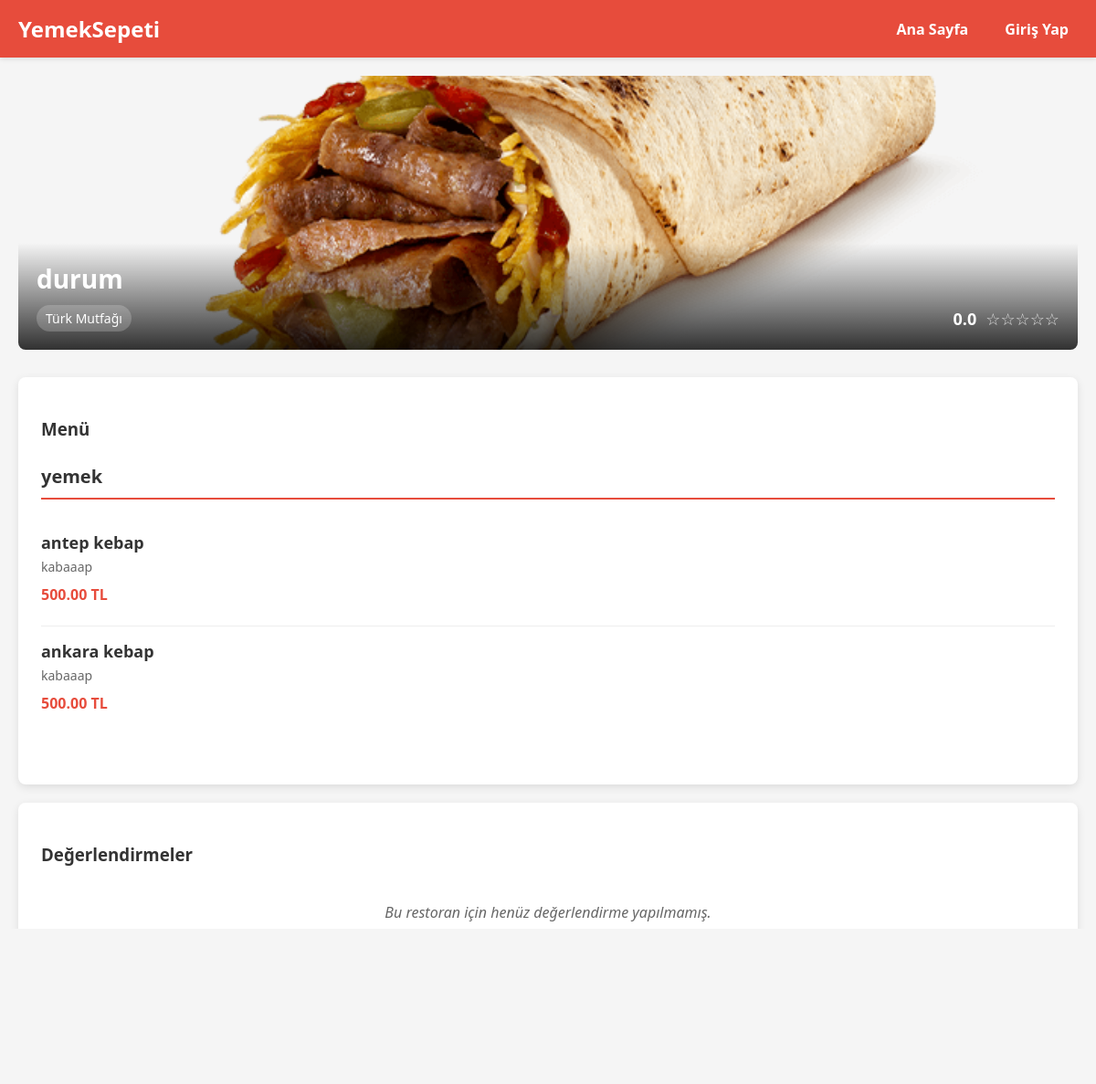
The page /restaurant/1 on the database its author committed.
### models.py (models this page shows, shortened)
class Restaurant(db.Model):
    id = db.Column(db.Integer, primary_key=True)
    user_id = db.Column(db.Integer, db.ForeignKey('user.id'), nullable=False)
    restaurant_name = db.Column(db.String(100), nullable=False)
    cuisine_type = db.Column(db.String(50), nullable=False)
    tax_id = db.Column(db.String(20), unique=True, nullable=False)
    is_approved = db.Column(db.Boolean, default=False)
    rating = db.Column(db.Float, default=0.0)
    created_at = db.Column(db.DateTime, default=lambda: datetime.now(timezone.utc))
    image_path = db.Column(db.String(255), nullable=True, default='default_restaurant.png')

class Menu(db.Model):
    id = db.Column(db.Integer, primary_key=True)
    restaurant_id = db.Column(db.Integer, db.ForeignKey('restaurant.id'), nullable=False)
    item_name = db.Column(db.String(100), nullable=False)
    description = db.Column(db.Text, nullable=True)
    price = db.Column(db.Float, nullable=False)
    is_available = db.Column(db.Boolean, default=True)
    category = db.Column(db.String(50), nullable=False, default = "diğer")  # e.g., 'appetizer', 'main course', 'dessert'
    restaurant = db.relationship('Restaurant', backref='menu_items')

### app.py (the view, shortened to what this page needs)
@app.route("/restaurant/<int:restaurant_id>")
def restaurant_menu(restaurant_id):
    restaurant = Restaurant.query.get_or_404(restaurant_id)
    if not restaurant.is_approved and ('user_type' not in session or session['user_type'] != 'admin'):
        flash('Bu restoran henüz onaylanmamıştır.', 'danger')
        return redirect(url_for('home'))
    menu_items = Menu.query.filter_by(restaurant_id=restaurant_id, is_available=True).all()
    restaurant_reviews = RestaurantReview.query.filter_by(restaurant_id=restaurant_id).order_by(RestaurantReview.created_at.desc()).all()
    user_restaurant_review = None
    if 'logged_in' in session and session['user_type'] == 'user':
        user_restaurant_review = RestaurantReview.query.filter_by(
            user_id=session['user_id'],
            restaurant_id=restaurant_id
        ).first()
    user_menu_ratings = {}
    if 'logged_in' in session and session['user_type'] == 'user':
        user_ratings = MenuItemReview.query.filter_by(user_id=session['user_id']).all()
        for rating in user_ratings:
            user_menu_ratings[rating.menu_id] = rating.rating
    for item in menu_items:
        item_ratings = MenuItemReview.query.filter_by(menu_id=item.id).all()
        if item_ratings:
            total_rating = sum(review.rating for review in item_ratings)
            item.avg_rating = round(total_rating / len(item_ratings), 1)
        else:
            item.avg_rating = None
    cart_items = []
    cart_total = 0
    cart_count = 0
    return render_template(
        "restaurant_menu.html",
        restaurant=restaurant,
        menu_items=menu_items,
        cart_items=cart_items,
        cart_total=cart_total,
        cart_count=cart_count,
        restaurant_reviews=restaurant_reviews,
        user_restaurant_review=user_restaurant_review,
        user_menu_ratings=user_menu_ratings
    )

### templates/restaurant_menu.html (shortened to what this page needs)
{% extends "base.html" %}
{% block content %}
<div class="restaurant-header">
    <div class="restaurant-banner">
        {% if restaurant.image_path %}
            <img src="{{ url_for('static', filename='images/restaurants/' + restaurant.image_path) }}" alt="{{ restaurant.restaurant_name }}">
        {% else %}
            <img src="{{ url_for('static', filename='images/restaurants/default.jpg') }}" alt="Default image">
        {% endif %}
        <div class="restaurant-overlay">
            <h2>{{ restaurant.restaurant_name }}</h2>
            <div class="restaurant-meta">
                <span class="cuisine-type">{{ restaurant.cuisine_type }}</span>
                <div class="rating-display">
                    <span class="rating-value">{{ restaurant.rating }}</span>
                    <div class="stars">
                        {% for i in range(5) %}
                            {% if i < restaurant.rating|int %}
                                <span class="star filled">★</span>
                            {% elif i < (restaurant.rating|float + 0.5)|int %}
                                <span class="star half-filled">★</span>
                            {% else %}
                                <span class="star">☆</span>
                            {% endif %}
                        {% endfor %}
                    </div>
                </div>
            </div>
        </div>
    </div>
</div>
<div class="menu-container">
    <h3>Menü</h3>
    {% if menu_items %}
        {% set categories = {} %}
        {% for category, items in categories.items() %}
            <div class="menu-category">
                <h4 class="category-title">{{ category }}</h4>
                <div class="menu-items">
                    {% for item in items %}
                        <div class="menu-item">
                            <div class="menu-item-info">
                                <h4>{{ item.item_name }}</h4>
                                <p class="description">{{ item.description }}</p>
                                <p class="price">{{ "%.2f"|format(item.price) }} TL</p>
                            </div>
                        </div>
                    {% endfor %}
                </div>
            </div>
        {% endfor %}
    {% else %}
        <p class="no-items">Bu restoranda henüz menü öğesi bulunmamaktadır.</p>
    {% endif %}
</div>
<div class="review-section">
    <h3>Değerlendirmeler</h3>
    <div class="reviews-list">
        {% if restaurant_reviews %}
            {% for review in restaurant_reviews %}
                <div class="review-item">
                    <div class="review-header">
                        <div class="reviewer-info">
                            <span class="reviewer-name">{{ review.user.name }}</span>
                            <span class="review-date">{{ review.created_at.strftime('%d.%m.%Y') }}</span>
                        </div>
                        <div class="review-rating">
                            {% for i in range(5) %}
                                {% if i < review.rating %}
                                    <span class="star filled">★</span>
                                {% else %}
                                    <span class="star">☆</span>
                                {% endif %}
                            {% endfor %}
                        </div>
                    </div>
                    {% if review.comment %}
                        <div class="review-content">
                            <p>{{ review.comment }}</p>
                        </div>
                    {% endif %}
                </div>
            {% endfor %}
        {% else %}
            <p class="no-reviews">Bu restoran için henüz değerlendirme yapılmamış.</p>
        {% endif %}
    </div>
</div>
{% endblock %}

### static/styles.css (style rules this page uses)
body { font-family: Arial, sans-serif; margin: 0; padding: 0; background-color: #f8f9fa; }
body { font-family: 'Segoe UI', Tahoma, Geneva, Verdana, sans-serif; margin: 0; padding: 0; background-color: #f5f5f5; color: #333; }
.stars { display: flex; }
.star { color: #ddd; font-size: 18px; }
.restaurant-header { margin-bottom: 30px; }
.restaurant-banner { position: relative; height: 300px; border-radius: 8px; overflow: hidden; }
.restaurant-banner img { width: 100%; height: 100%; object-fit: cover; }
.restaurant-overlay { position: absolute; bottom: 0; left: 0; right: 0; padding: 20px; background: linear-gradient(transparent, rgba(0, 0, 0, 0.8)); color: white; }
.restaurant-overlay h2 { margin: 0 0 10px 0; font-size: 28px; }
.restaurant-meta { display: flex; justify-content: space-between; align-items: center; }
.cuisine-type { background-color: rgba(255, 255, 255, 0.2); padding: 5px 10px; border-radius: 20px; font-size: 14px; }
.rating-display { display: flex; align-items: center; gap: 10px; }
.rating-value { font-weight: bold; font-size: 18px; }
.menu-container { background-color: white; padding: 25px; border-radius: 8px; box-shadow: 0 3px 10px rgba(0, 0, 0, 0.1); }
.menu-items { margin-top: 20px; }
.menu-item { display: flex; justify-content: space-between; align-items: center; padding: 15px 0; border-bottom: 1px solid #eee; }
.menu-item:last-child { border-bottom: none; }
.menu-item-info { flex: 3; }
.menu-item-info h4 { margin: 0 0 5px 0; font-size: 18px; }
.description { color: #666; margin: 0 0 10px 0; font-size: 14px; }
.price { font-weight: bold; color: #e74c3c; margin: 0; font-size: 16px; }
.review-section { background-color: white; border-radius: 8px; padding: 25px; margin: 20px 0; box-shadow: 0 3px 10px rgba(0, 0, 0, 0.1); }
.reviews-list { margin-top: 20px; }
.no-reviews { color: #666; font-style: italic; text-align: center; padding: 20px; }

### templates/restaurant_menu.html (style rules this page uses)
.menu-category { margin-bottom: 30px; }
.category-title { color: #333; padding-bottom: 10px; border-bottom: 2px solid #e74c3c; margin-bottom: 15px; font-size: 20px; }
.review-section { background-color: white; border-radius: 8px; padding: 25px; margin: 20px 0; box-shadow: 0 3px 10px rgba(0, 0, 0, 0.1); }
.reviews-list { margin-top: 20px; }
.no-reviews { color: #666; font-style: italic; text-align: center; padding: 20px; }

### rows shown on the page
Restaurant: image_path+restaurant_name (picture), restaurant_name "durum", cuisine_type "Türk Mutfağı", rating "0.0"
Menu: category "yemek", item_name "antep kebap", description "kabaaap", price "500.00"
Menu: item_name "ankara kebap", description "kabaaap", price "500.00"
